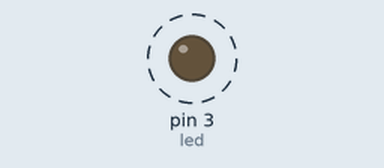
A program run on a simulated MicroPython board. Parts: output pins drawn as LEDs (lit = HIGH). Dashed ring = blinking.

Above: at 0.2 s.
Timing chart, 0 to 3.0 s (numbered marks = the images above):
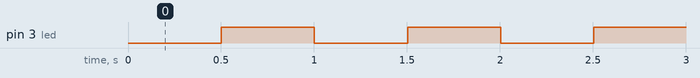

Measured:
- by itself, pin 3 (led): alternates HIGH for 0.50 s and LOW for 0.50 s

The program:

t009_2blinking_led_nonblocking.py
```python
import machine
import time

led = machine.Pin(3,machine.Pin.OUT)

start_time = time.ticks_ms()
interval = 500 # 500ms
led_status = 0
while True:
    if time.ticks_ms()-start_time>=interval:
        start_time = time.ticks_ms()
        if led_status ==1:
            led_status=0
        else:
            led_status=1
        led.value(led_status)
        
```
